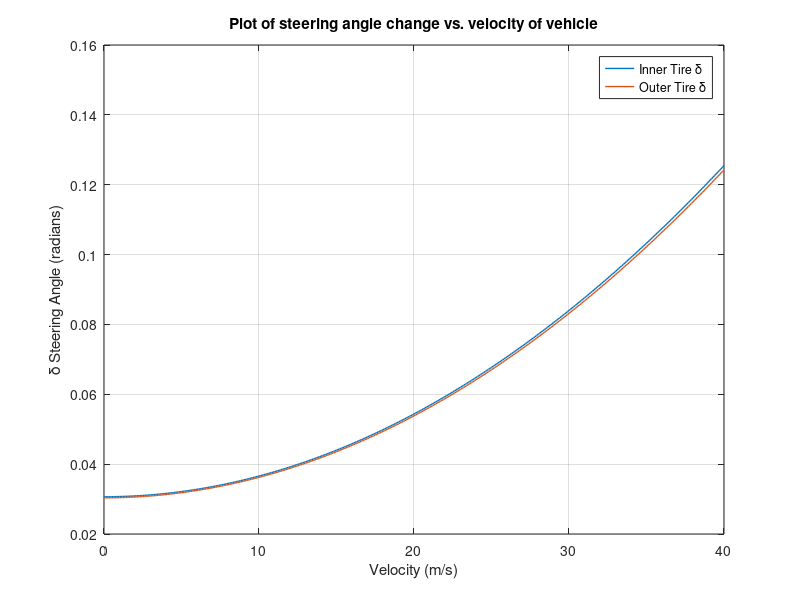

Reproduce this figure in MATLAB. (Note: this script raises an error after producing the figure.)
%% ME 4564 Homework #2 Problem 4
% This script will be the work that will generate a smooth plot showing how
% the required steering angle changes versus velocity using a set of given
% parameters.
%   Will Return:
%               1. A graph showing steering angle versus velocity

% --Setup
clear; clc; format compact; close all;

%%%%%%%%%%%%%%%%%%%%%%%%%%%%%% Work %%%%%%%%%%%%%%%%%%%%%%%%%%%%%%%%%

% --Parameters
    wt = 1.5;                   % Vehicle track width (m)
    L = 2.3;                    % Vehicle wheel base (m)
    m = 2000;                   % Mass of vehicle (kg)
    front_dist = 0.60;          % Front vehicle distribution
    rear_dist = 0.40;           % Rear vehicle distribution
    C_alpha = 90000;            % Wheel cornering stiffness (N/rad)
    r = 75;                     % Turn radius (m)
    u = [0:0.1:40];             % Vehicle velocity (m/s)

% --Calculating a, b, Ri, and Ro
    
    % --Calculating a and b
        a = L*(1 - front_dist);     % Calculating a length of CoG
        b = L*(1 - rear_dist);      % Calculating b length to CoG
        
    % --Calculating Ri and Ro
        Ri = r;                     % Calculating inner wheel turn radius
        Ro = r + wt/2;              % Calculating outer wheel turn radius
        
% --Innter Tire
    Di = (L/Ri) + ((b - a)/C_alpha).*((m.*(u.^2))/(L*Ri));
        plot(u,Di,'LineWidth',1);
            hold on
        
% --Outer Tire
    Do = (L/Ro) + ((b - a)/C_alpha).*((m.*(u.^2))/(L*Ro));
        plot(u,Do,'LineWidth',1);
            hold on

% --Setup plot
    grid on
    xlabel('Velocity (m/s)');
    ylabel('\delta Steering Angle (radians)');
    title('Plot of steering angle change vs. velocity of vehicle');
    lgd = legend('Inner Tire \delta','Outer Tire \delta');
    lgd.Location = 'NorthWest';

% End
%%%%%%%%%%%%%%%%%%%%%%%%%%%%%%%%%%%%%%%%%%%%%%%%%%%%%%%%%%%%%%%%%%%%%